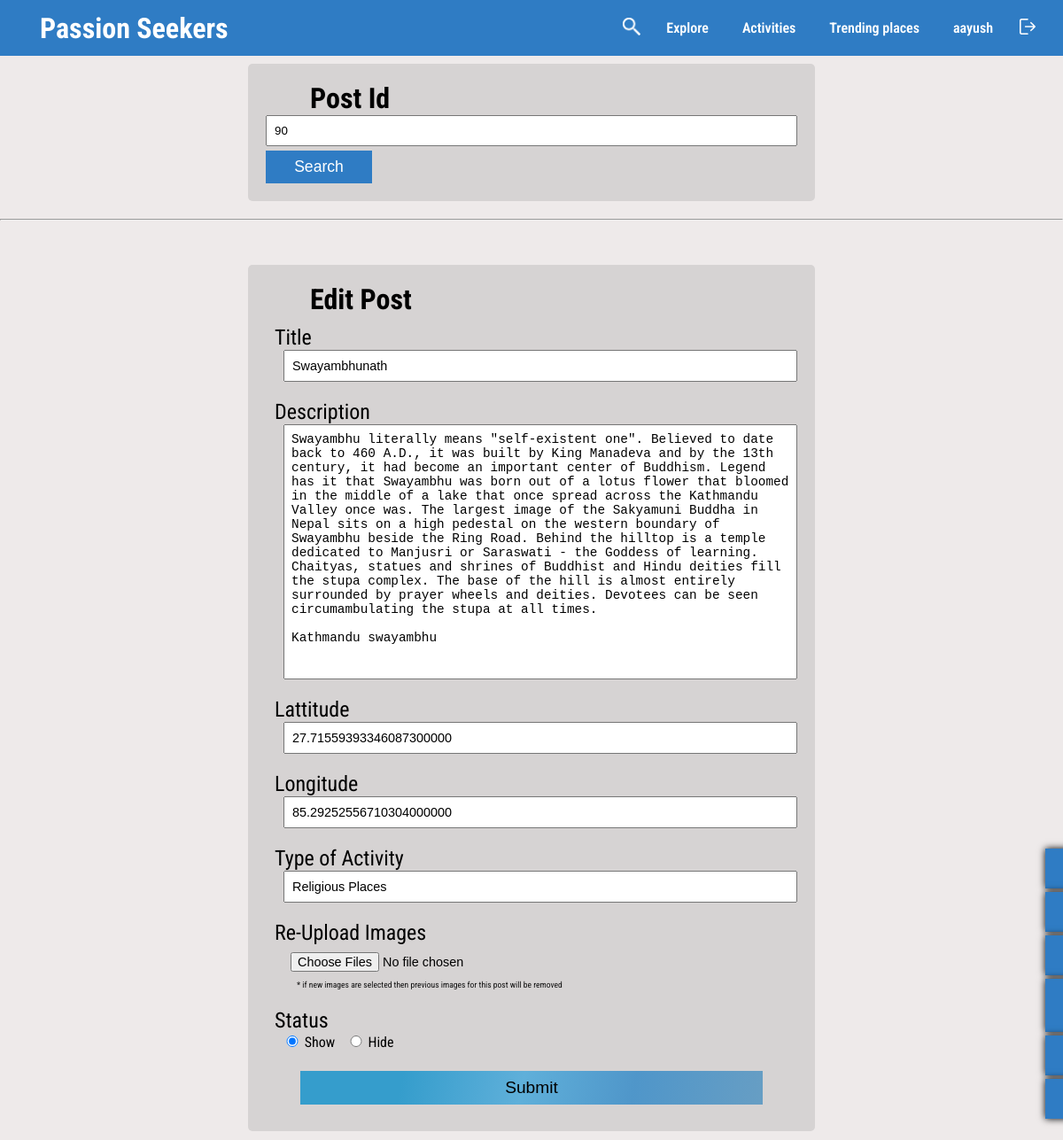
The page /editPost.php?id=90 (signed in) on the database its author committed.
### tables this page shows
CREATE TABLE `tbl_location` (
  `id` int NOT NULL,
  `title` varchar(50) NOT NULL,
  `description` text NOT NULL,
  `type_of_activity` varchar(50) NOT NULL,
  `admin_id` int NOT NULL,
  `lattitude` decimal(22,20) NOT NULL,
  `longitude` decimal(22,20) NOT NULL,
  `status` tinyint(1) NOT NULL DEFAULT '1',
  `created_at` timestamp NOT NULL DEFAULT CURRENT_TIMESTAMP,
  `updated_at` timestamp NULL DEFAULT NULL
);

### __connection.php (called while the page is built, shortened)
<?php
function mysqlisAdmin($id, $username)
{
  $query = "SELECT * FROM tbl_admins WHERE username='$username' AND status=1 AND id=$id";
  return $query;
}
function mysqlGetPost($id, $admin = false)
{
  $query = "SELECT
              l.id,l.title,
              l.description,
              a.username,
              l.lattitude,
              l.longitude,
              l.type_of_activity,
              l.created_at,
              l.status,
              l.type_of_activity
            FROM
              `tbl_location` AS l ,`tbl_admins` AS a
            WHERE
              l.admin_id = a.id AND l.id=$id AND l.status=true";
  $query1 = "SELECT `image` FROM `tbl_images` WHERE location_id=$id";
  if ($admin) {
    $query = "SELECT l.id,l.title, l.description, a.username, l.lattitude, l.longitude,l.type_of_activity,l.created_at,l.status
            FROM   `tbl_location` AS l ,`tbl_admins` AS a
            WHERE l.admin_id = a.id AND l.id=$id";
  }
  return [$query, $query1];
}

### editPost.php (the view, shortened to what this page needs)
<?php
require_once './__connection.php';
?>
<!DOCTYPE html>
<html lang="en">
<head>
   <link rel="stylesheet" href="./style/style.css">
   <link rel="stylesheet" href="./style/header-navigationBar.css">
   <link rel="stylesheet" href="./style/edit-post.css">
   <link rel="stylesheet" href="./style/admin-jobs.css">
</head>
<body>
   <?php
   if (isset($_GET['id']) && !empty($_GET['id']) && is_numeric($_GET['id'])) {
      $id = $_GET['id'];
   }
   $checkAdminQuery = mysqlisAdmin($_SESSION['id'], $_SESSION['username']);
   $checkAdminResult = $connection->query($checkAdminQuery);
   if ($checkAdminResult->num_rows == 1) {
      if (isset($id)) {
         $getQuery = mysqlGetPost($id, $admin = true);
         $result = $connection->query($getQuery[0]);
         if ($result->num_rows == 1) {
            $postInformations = $result->fetch_assoc();
         } else {
            $err['id'] = 'Post Not found with id=' . $id . ' !';
            unset($id);
         }
      }
   } else {
      $err['users'] = "Not a valid User!";
   }
   ?>
   <header>
      <?php require_once './__navigationBar.php'; ?>
   </header>
   <?php if ($checkAdminResult->num_rows == 1) {  ?>
      <div class="search__by__post">
         <h2 class="search__by__post__title">Post Id</h2>
         <form method="GET">
            <div class="search__by__post__item">
               <input type="number" name="id" class="search__by__post__item__input" placeholder="Enter post id here!" value=<?php echo isset($id) ? $id : ""; ?>>
               <button class="search__by__post__item__search">Search</button>
            </div>
         </form>
      </div>
      <hr>
      <?php if (isset($id)) { ?>
         <section class="location__information">
            <h2 class="location__information__title">Edit Post</h2>
            <form method="post" class="location__information_upload_form" enctype="multipart/form-data">
               <div class="location_information_upload_form_item">
                  <Label for="title">Title</Label>
                  <input type="text" name="title" id="title" placeholder="Enter title here" value=<?php echo isset($postInformations) ? "\"" . $postInformations['title'] . "\"" : ''; ?>>
               </div>
               <div class="location_information_upload_form_item">
                  <Label for="description">Description</Label>
                  <textarea type="text" name="description" id="description" placeholder="Enter description here"><?php echo isset($postInformations) ? $postInformations['description'] : ''; ?></textarea>
               </div>
               <div class="location_information_upload_form_item">
                  <Label for="lattitude">Lattitude</Label>
                  <input type="number" name="lattitude" id="lattitude" placeholder="Enter lattitude here" value=<?php echo isset($postInformations) ? "\"" . $postInformations['lattitude'] . "\"" : ''; ?> step="any">
               </div>
               <div class="location_information_upload_form_item">
                  <Label for="longitude">Longitude</Label>
                  <input type="number" name="longitude" id="longitude" placeholder="Enter longitude here" value=<?php echo isset($postInformations) ? "\"" . $postInformations['longitude'] . "\"" : ''; ?> step="any">
               </div>
               <div class="location_information_upload_form_item">
                  <Label for="type-of-activity">Type of Activity</Label>
                  <input type="text" name="type-of-activity" id="type-of-activity" placeholder="Enter Type of Activity here" value=<?php echo isset($postInformations) ? "\"" . $postInformations['type_of_activity'] . "\"" : ''; ?>>
               </div>
               <div class="location_information_upload_form_item">
                  <Label for="images">Re-Upload Images</Label>
                  <input type="file" name="images[]" id="images" title="&nbsp;" multiple>
                  <p style="font-size: 0.6rem; color:#111; margin-left:25px;">* if new images are selected then previous images for this post will be removed
               </div>
               <div class="location_information_upload_form_item">
                  <Label for="status">Status</Label>
                  <input type="radio" name="status" id="status" class="location_information_upload_form_item_radio" <?php echo $postInformations['status'] == 1 ? "checked" : " " ?> value="active">
                  <p class="location_information_upload_form_item_text">Show</p>
                  <input type="radio" name="status" id="status" class="location_information_upload_form_item_radio" <?php echo $postInformations['status'] == 0 ? "checked" : " " ?> value="hidden">
                  <p class="location_information_upload_form_item_text">Hide</p>
               </div>
               <div class=" location_information_upload_form_item">
                  <button type="submit" name="update" class="location_information_upload_form_item__submit">Submit</button>
               </div>
            </form>
         </section>
      <?php } ?>
   <?php } ?>
   <?php require_once './__adminJobs.php' ?>
</body>
</html>

### style/style.css (style rules this page uses)
* { box-sizing: border-box; padding: 0; margin: 0; }
:root { --blue: #2f7cc4; --dark-blue:#14436e; --background-color:rgb(238, 234, 234); }
body { font-family: 'Roboto Condensed',sans-serif; font-size: 1rem; background-color:var(--background-color) ; }
hr { width: 100%; margin: 20px 0; }
h2 { margin-left: 50px; }
p { line-height: 1.4; }

### style/header-navigationBar.css (style rules this page uses)
header { max-width: 100vw; }

### style/edit-post.css (style rules this page uses)
.search__by__post { background: rgb(214, 211, 211); border-radius: 5px; margin: 50px auto 0 auto; padding: 20px; width: 40rem; }
.search__by__post__title { font-size: 2rem; }
.search__by__post__item__input { display: block; padding: 8px; width: 100%; }
.search__by__post__item__search { background: var(--blue); border: none; color: white; cursor: pointer; font-size: 1.1rem; font-weight: 400; margin-top: 5px; padding: 8px; transition: all ease 0.3s; width: 20%; }
.location__information { background-color: rgb(214, 211, 211); border-radius: 5px; margin: 50px auto 10px auto; padding: 20px; overflow: hidden; width: 40rem; }
.location__information__title { font-size: 2rem; }
.location_information_upload_form_item label { display: block; font-size: 1.5rem; }
.location_information_upload_form_item { padding: 10px; }
.location_information_upload_form_item input, .location_information_upload_form_item textarea { display: block; font-size: .9rem; margin-left: 10px; padding: 8px; width: 100%; }
.location_information_upload_form_item_radio { display: inline !important; width: 20px !important; }
.location_information_upload_form_item_text { display: inline; }
.location_information_upload_form_item textarea { resize: none; height: 18rem; overflow: scroll; }
.location_information_upload_form_item__submit { background: linear-gradient(100deg, rgba(53, 157, 204, 1) 22%, rgba(73, 169, 219, 0.8435749299719888) 48%, rgba(57, 140, 200, 0.8603816526610644) 72%, rgba(80, 147, 193, 0.835171568627451) 99%); border: none; color: black; cursor: pointer; display: block; font-size: 1.2rem; margin: 0 auto; padding: 8px; transition: all 0.5s ease; width: 90%; }

### rows shown on the page
tbl_location: title "Swayambhunath", description "Swayambhu literally means \"self-existent one\". Believed to date back to 460 A.D., it was built by King Manadeva and by the 13th century, it had become an important center of Buddhism. Legend has it that Swayambhu was born out of a lotus flower that bloomed in the middle of a lake that once spread across the Kathmandu Valley once was. The largest image of the Sakyamuni Buddha in Nepal sits on a high pedestal on the western boundary of Swayambhu beside the Ring Road. Behind the hilltop is a temple dedicated to Manjusri or Saraswati - the Goddess of learning. Chaityas, statues and shrines of Buddhist and Hindu deities fill the stupa complex. The base of the hill is almost entirely surrounded…", lattitude "27.71559393346087300000", longitude "85.29252556710304000000", type-of-activity "Religious Places", status "☑ Status"

### other values the page prints
$_SESSION['username'] "aayush"
